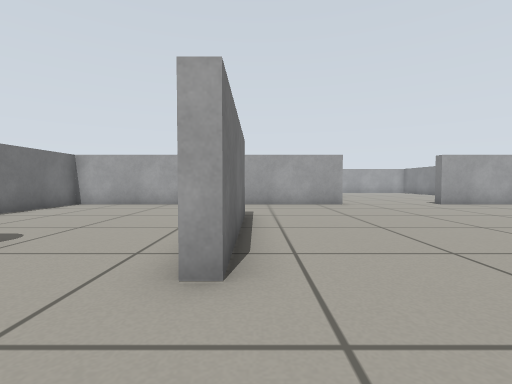
view 1 (above)

16 first-person views from a walk through a robot-simulator world made for Gazebo. The camera is 0.45 m above the floor, tilts 2° down and sees 85° across. The floor is counted in squares, 0.5 m on a side. Each view is taken from the middle of a square. On the plan, view 1 faces up. The plan holds only what a view shows up to about 11 squares ahead; the rest is blank.

view 2
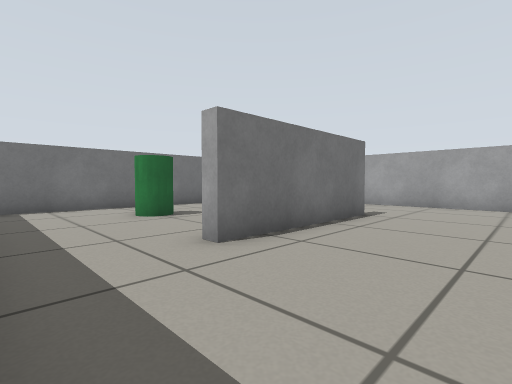

view 3
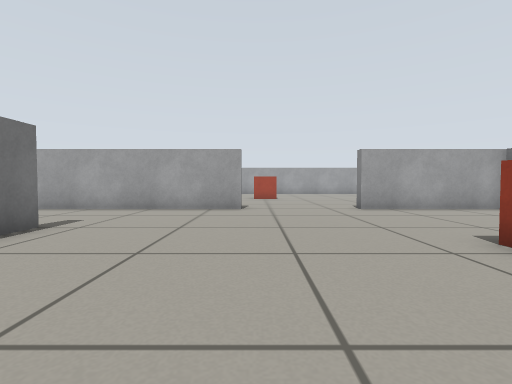

view 4
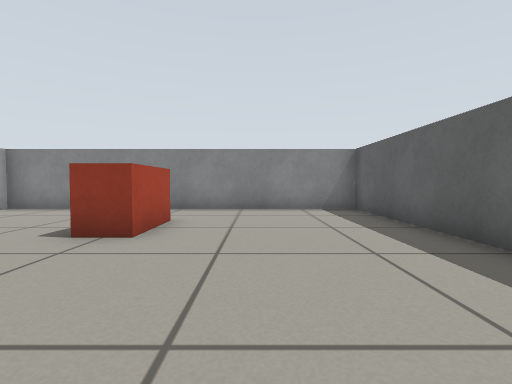

view 5
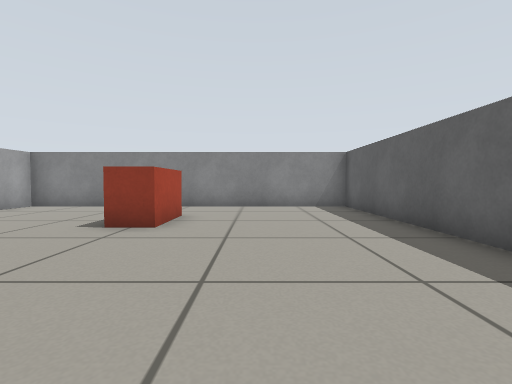

view 6
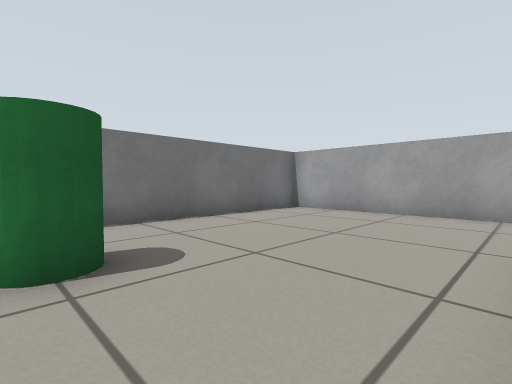

view 7
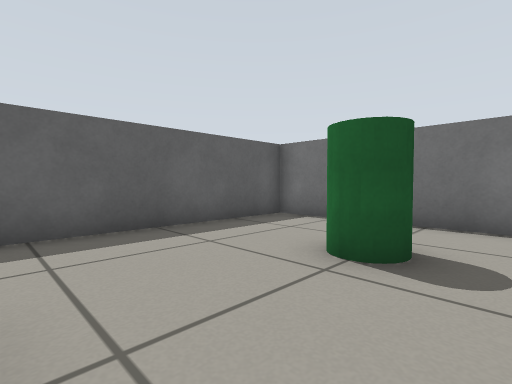

view 8
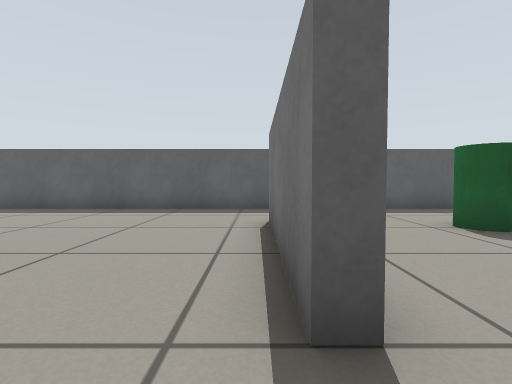

view 9
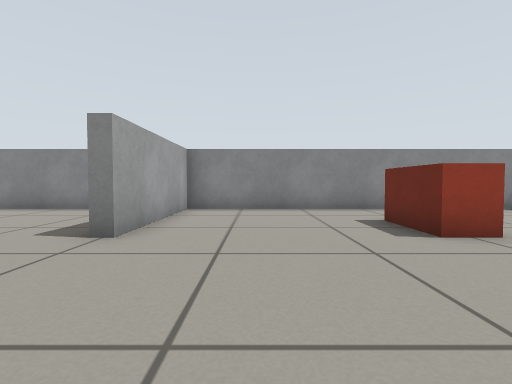

view 10
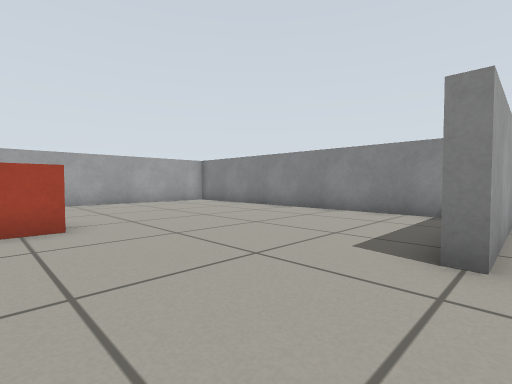

view 11
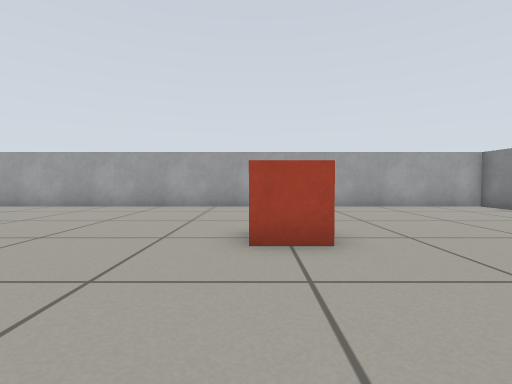

view 12
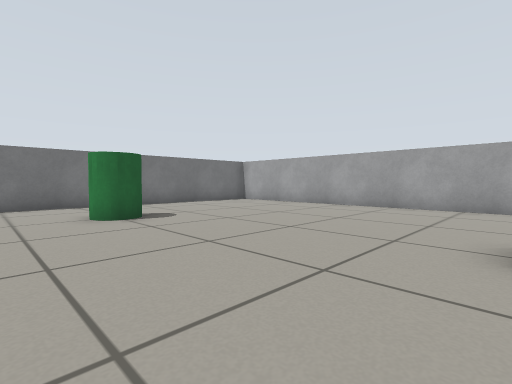

view 13
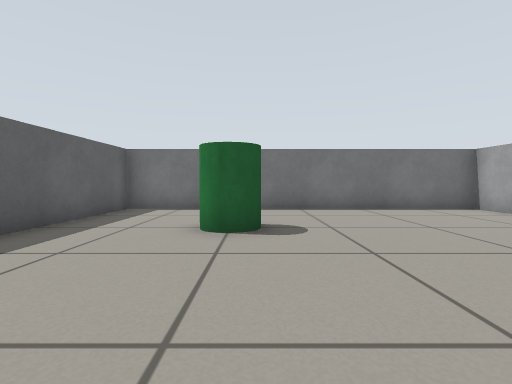

view 14
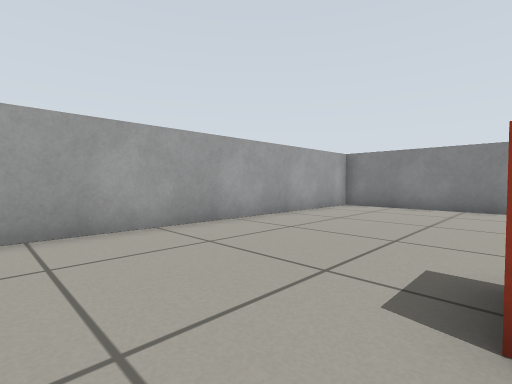

view 15
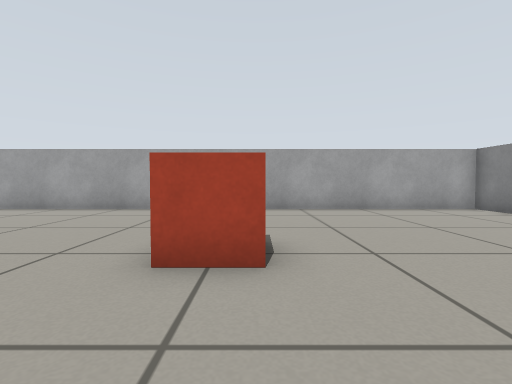

view 16
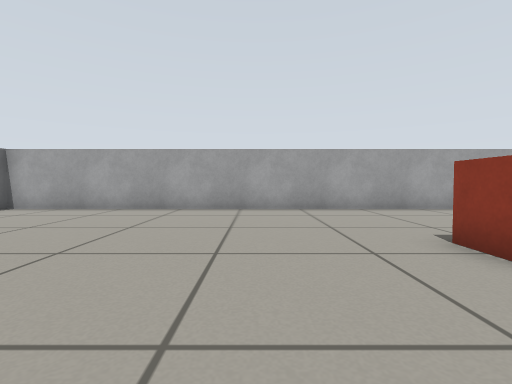

### Floor plan
Ten units are one square. View 1 is at (0, 0); x grows to the right and y downward. Boxes are objects, and circles mark ways between rooms. Rooms are numbered by the first view taken in them; rooms with no view inside come last. Other rooms are left out.
<svg viewBox="-78 -238 206 246">
<path fill="none" stroke="#000" d="M-8 -75 -3 -75 -3 -25 -8 -25M25 -113 -73 -113 -73 3 123 3 123 -113 75 -113M35 -113 25 -113M75 -113 75 -118M123 -126 123 -233 -73 -233 -73 -117 -26 -117"/>
<rect x="-55" y="-45" width="20" height="20" fill="#bbb"><title>green cylinder</title></rect>
<rect x="75" y="-65" width="20" height="20" fill="#bbb"><title>red box</title></rect>
<rect x="-45" y="-165" width="20" height="20" fill="#bbb"><title>green cylinder</title></rect>
<rect x="35" y="-185" width="20" height="20" fill="#bbb"><title>red box</title></rect>
<circle cx="50" cy="-112" r="3" fill="#2a7"/>
<text x="30" y="-50">1</text>
<text x="30" y="-180">2</text>
</svg>
Room 1 opens to room 2.

Where each view was taken, in squares from view 1:
view 1: 0 up, 0 right, facing up
view 2: 0 up, 3 right, facing up-left
view 3: 2 up, 4 right, facing up
view 4: 3 up, 3 right, facing right
view 5: 3 up, 2 right, facing right
view 6: 3 up, 1 left, facing up-left
view 7: 5 up, 1 left, facing down-left
view 8: 9 up, 0 right, facing down
view 9: 9 up, 3 right, facing right
view 10: 11 up, 4 right, facing up-right
view 11: 13 up, 4 right, facing up
view 12: 13 up, 4 right, facing up-left
view 13: 16 up, 2 right, facing left
view 14: 18 up, 2 right, facing up-right
view 15: 14 up, 5 right, facing up
view 16: 14 up, 1 right, facing up
